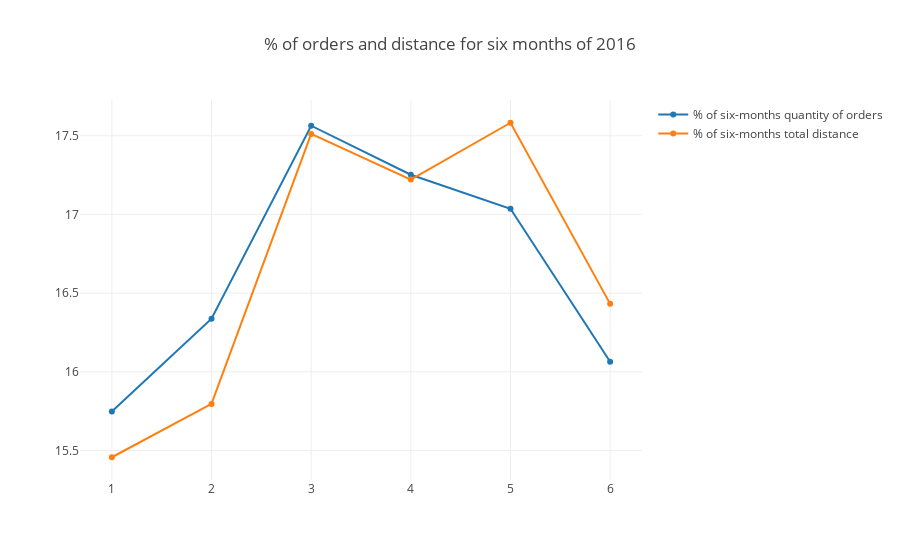

The code cell stored with this chart in its notebook:
### Code cell
trace0 = go.Scatter(
    x=df_vid.index,
    y=df_vid['Monthly share of orders'],
    name='% of six-months quantity of orders'
)

trace1 = go.Scatter(
    x=df_vid.index,
    y=df_vid['Monthly share of distance'],
    name='% of six-months total distance'
)

data = [trace0, trace1]
layout = {'title': '% of orders and distance for six months of 2016'}

fig = go.Figure(data=data, layout=layout)

iplot(fig)

### Figure 1 — Plotly figure (JSON) as saved in the notebook; plotly's stock layout.template omitted (floating-point values rounded to 4 significant figures)
{"data": [{"name": "% of six-months quantity of orders", "type": "scatter", "x": [1, 2, 3, 4, 5, 6], "y": [15.75, 16.34, 17.56, 17.25, 17.04, 16.06]}, {"name": "% of six-months total distance", "type": "scatter", "x": [1, 2, 3, 4, 5, 6], "y": [15.46, 15.8, 17.51, 17.22, 17.58, 16.43]}], "layout": {"title": "% of orders and distance for six months of 2016"}}
